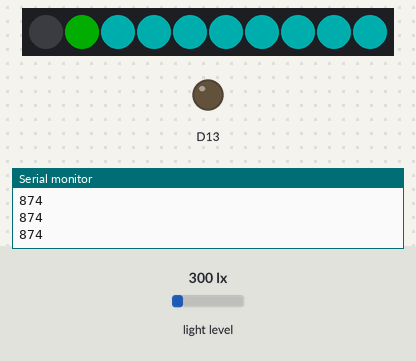
A sketch run on a simulated Adafruit Circuit Playground Express. On the bench: 10 RGB LEDs in strip order, left to right, output pins drawn as LEDs (lit = HIGH), the last lines printed to the serial monitor. The test bench sets the inputs (shaded band); at power-on: light level 300 lx. Dim RGB values are drawn brighter than linear.

Above: at 1.2 s.
1.3 s: light level set to 40 lx
At 2.4 s:
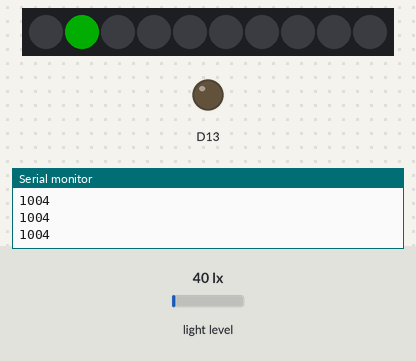
2.8 s: light level set to 500 lx
At 3.4 s:
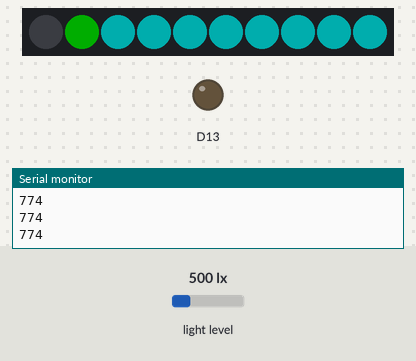
4.3 s: light level set to 80 lx
At 5.7 s:
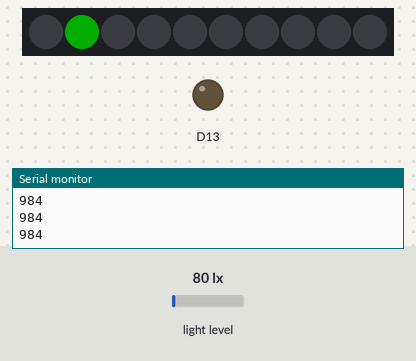
Timing chart, 0 to 7.3 s (numbered marks = the images above; inputs shaded):
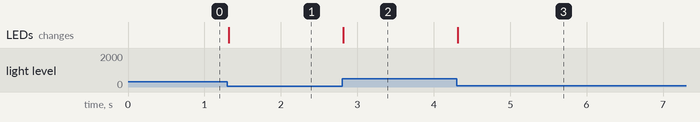

The sketch:

Pulse_with_lights.ino
```cpp
/***
 * Author: J Newland
 * 2018/07/27
 *
 * Use the Adafruit Circuit Playground Express
 * to detect and display the pulse using an
 * on-board LED and the on-board light sensor.
 ***/
#include "Adafruit_CircuitPlayground.h"

// Initialize variables.
int lightSensor;
int ppg;
int brightness;
int ledPin=10;

void setup() {
  // How fast you read can make a difference.
  // Go as fast as your hardware can handle.
  Serial.begin(9600);
  Serial.println("Circuit Playground Express PPG");
 //pinMode(ledPin, OUTPUT);

  CircuitPlayground.begin();
  CircuitPlayground.setPixelColor(1,0,255,0);
}

void loop() {
  lightSensor= CircuitPlayground.lightSensor();
  ppg = 1024-lightSensor;
Serial.println(ppg);

//brightness=map(ppg, 900, 1000, 0, 255);
CircuitPlayground.setBrightness(50);
//digitalWrite(ledPin, HIGH);


if(1000-ppg>100){
CircuitPlayground.setPixelColor(2,0,255,255);
CircuitPlayground.setPixelColor(3,0,255,255);
CircuitPlayground.setPixelColor(4,0,255,255);
CircuitPlayground.setPixelColor(5,0,255,255);
CircuitPlayground.setPixelColor(6,0,255,255);
CircuitPlayground.setPixelColor(7,0,255,255);
CircuitPlayground.setPixelColor(8,0,255,255);
CircuitPlayground.setPixelColor(9,0,255,255);

//digitalWrite(ledPin, HIGH);

  }
  else{
CircuitPlayground.setPixelColor(2,0,0,0);
CircuitPlayground.setPixelColor(3,0,0,0);
CircuitPlayground.setPixelColor(4,0,0,0);
CircuitPlayground.setPixelColor(5,0,0,0);
CircuitPlayground.setPixelColor(6,0,0,0);
CircuitPlayground.setPixelColor(7,0,0,0);
CircuitPlayground.setPixelColor(8,0,0,0);
CircuitPlayground.setPixelColor(9,0,0,0);
  // digitalWrite(ledPin, LOW);
    }


  // Delay to allow the sensor to reset.
  delay(20);
}
```

Measured:
- after the input at 1.3 s, the LEDs: change at once (image 1)
- after the input at 2.8 s, the LEDs: change at once (image 2)
- after the input at 4.3 s, the LEDs: change at once (image 3)
